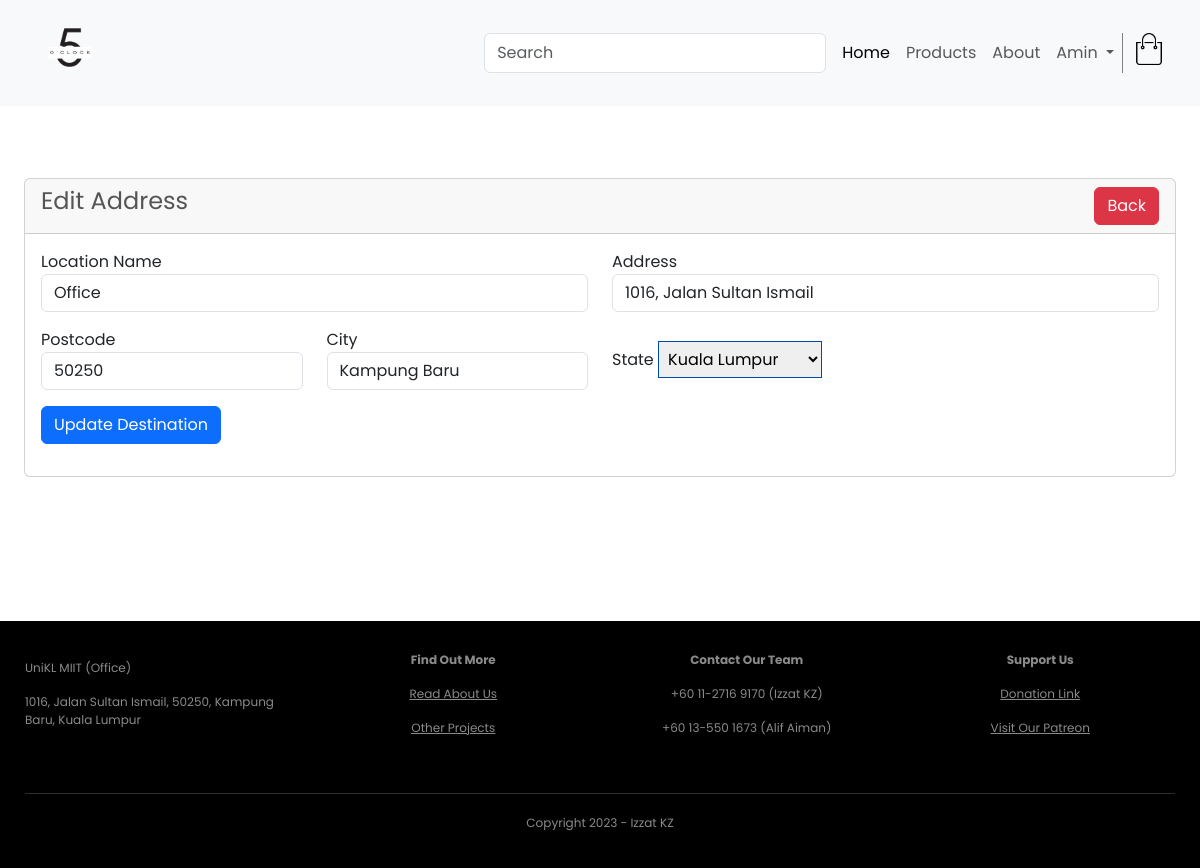
Screenshot of /ecommerce/customer/destination-edit.php?destination_id=21 (signed in) with the database file from the repository.
### tables this page shows
CREATE TABLE `destination` (
  `destination_id` int(11) NOT NULL,
  `cust_id` int(11) DEFAULT NULL,
  `location` varchar(191) NOT NULL,
  `address` text NOT NULL,
  `postcode` int(5) NOT NULL,
  `city` varchar(50) NOT NULL,
  `state` varchar(50) NOT NULL
);

### ecommerce/customer/destination-edit.php (the view, shortened to what this page needs)
<?php
include('includes/header.php');
include('../config/dbcon.php');
if (isset($_GET['destination_id'])) {
    $destination_id = $_GET['destination_id'];
    $dest_query = "SELECT * FROM destination WHERE destination_id='$destination_id'";
    $dest_result = mysqli_query($con, $dest_query);
    if (mysqli_num_rows($dest_result) > 0) {
        $destination = mysqli_fetch_assoc($dest_result);
    } else {
        $_SESSION['message'] = "No Record Found";
        header("Location: destinations.php");
        exit(0);
    }
} else {
    $_SESSION['message'] = "Invalid Request";
    header("Location: destinations.php");
    exit(0);
}
?>
<div class="container-fluid px-4">
    <div class="row mt-4">
        <div class="col-md-12 mb-5 mt-5">
            <div class="card">
                <div class="card-header">
                    <h4>Edit Address
                        <a href="destinations.php" class="btn btn-danger float-end">Back</a>
                    </h4>
                </div>
                <div class="card-body">
                    <form action="crud.php" method="post">
                        <div class="row">
                            <div class="col-md-6 mb-3">
                                <label for="location">Location Name</label>
                                <input type="text" name="location" value="<?= $destination['location']; ?>" class="form-control">
                            </div>
                            <div class="col-md-6 mb-3">
                                <label for="address1">Address</label>
                                <input type="text" name="address" value="<?= $destination['address']; ?>" class="form-control">
                            </div>
                            <div class="col-md-3 mb-3">
                                <label for="postcode">Postcode</label>
                                <input type="number" name="postcode" value="<?= $destination['postcode']; ?>" class="form-control">
                            </div>
                            <div class="col-md-3 mb-3">
                                <label for="city">City</label>
                                <input type="text" name="city" value="<?= $destination['city']; ?>" class="form-control">
                            </div>
                            <div class="col-md-6 mb-3">
                                <label for="state">State</label>
                                <select name="state">
                                    <option value="Kuala Lumpur" <?= $destination['state'] == 'Kuala Lumpur' ? 'selected' : '' ?>>Kuala Lumpur</option>
                                </select>
                            </div>
                            <div class="col-md-12 mb-3">
                                <button type="submit" name="update_destination" class="btn btn-primary">Update Destination</button>
                            </div>
                        </div>
                    </form>
                </div>
            </div>
        </div>
    </div>
</div>
<br><br><br><br>
<?php include('includes/footer.php'); ?>

### ecommerce/customer/style.css (style rules this page uses)
* { margin: 0; padding: 0; box-sizing: border-box; }
body { font-family: 'Poppins', sans-serif; }
a { text-decoration: none; color: #555; }
.row { display: flex; align-items: center; flex-wrap: wrap; justify-content: flex-start; }
h4 { color: #555; font-weight: normal; }
select { border: 1px solid #004aad; padding: 5px; }

### rows the page displays
destination: location "Office", address "1016, Jalan Sultan Ismail", postcode "50250", city "Kampung Baru", state "Kuala Lumpur"

### other values shown
$_SESSION['auth_user']['user_name'] "Amin"
